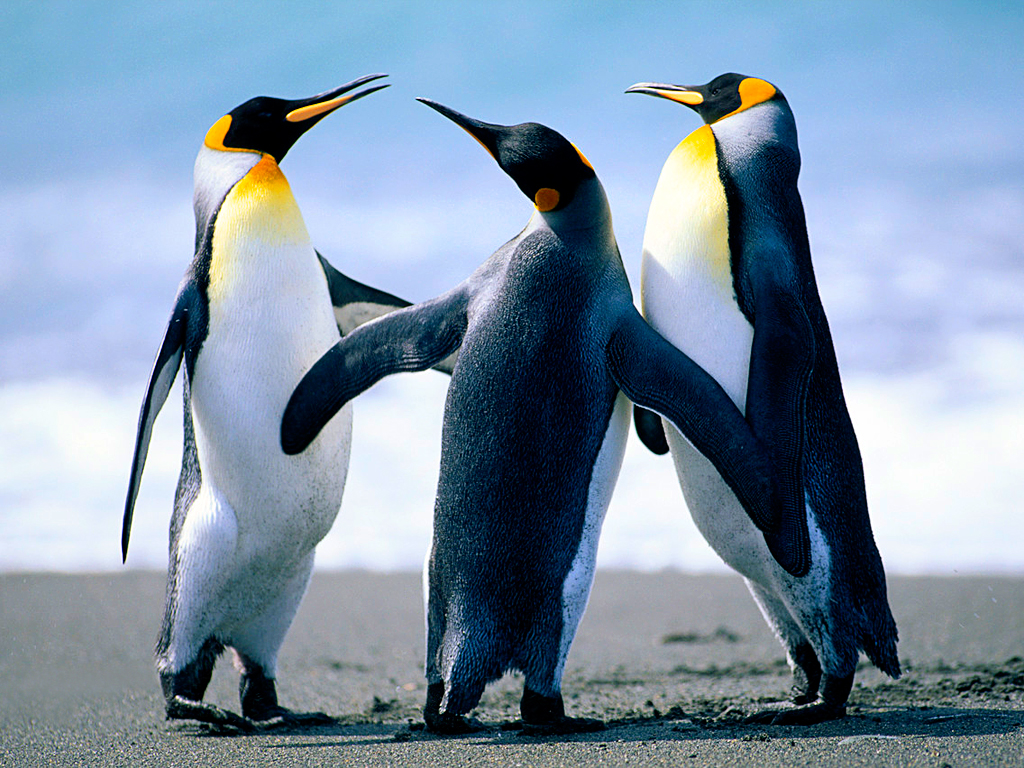
#> input picture resources/Images/Penguins.jpg, 1024 x 768 px, found by its file name
$ python drop_shadow.py
#> lines starting #> are read from the running program, lines starting #| are printed output that depends on the picture; after the words box and inside, x2 and y2 are one past the last pixel; in counts of white or black regions, pixels touching at a corner belong together
#> further down, im is the input picture: PIL image 1024x768 RGB; mean R, G, B 127.8, 148, 168.1
from PIL import Image,ImageFilter

def makeShadow(image, iterations, border, offset, backgroundColour, shadowColour):
    # image: base image to give a drop shadow
    # iterations: number of times to apply the blur filter to the shadow
    # border: border to give the image to leave space for the shadow
    # offset: offset of the shadow as [x,y]
    # backgroundCOlour: colour of the background
    # shadowColour: colour of the drop shadow

    #Calculate the size of the shadow's image
#> called with iterations = 5, border = 20, backgroundColour = 'white', shadowColour = 'black'
    fullWidth  = image.size[0] + abs(offset[0]) + 2*border
#> fullWidth = 1084
    fullHeight = image.size[1] + abs(offset[1]) + 2*border
#> fullHeight = 828

    #Create the shadow's image. Match the parent image's mode.
    shadow = Image.new(image.mode, (fullWidth, fullHeight), backgroundColour)
#> shadow: PIL image 1084x828 RGB; every value is 255

    # Place the shadow, with the required offset
    shadowLeft = border + max(offset[0], 0) #if <0, push the rest of the image right
    shadowTop  = border + max(offset[1], 0) #if <0, push the rest of the image down
    #Paste in the constant colour
    shadow.paste(shadowColour,
                [shadowLeft, shadowTop,
                 shadowLeft + image.size[0],
                 shadowTop  + image.size[1] ])
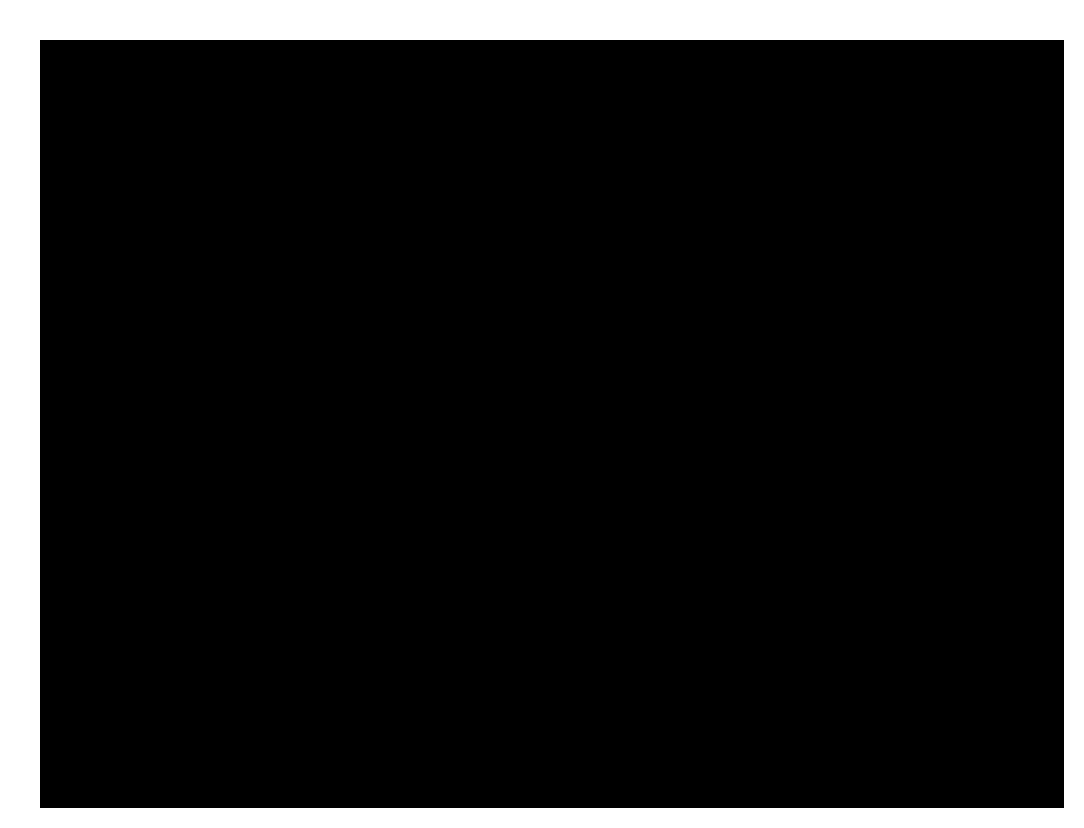
#> shadow: PIL image 1084x828 RGB; 12.4% white; 1 white region, box (x1, y1, x2, y2) and area: (0, 0, 1084, 828) 111120

    # Apply the BLUR filter repeatedly
    for i in range(iterations):
        shadow = shadow.filter(ImageFilter.BLUR)
#> this loop made 5 passes
#> pass 2, in makeShadow, `shadow = shadow.filter(ImageFilter.BLUR)`:
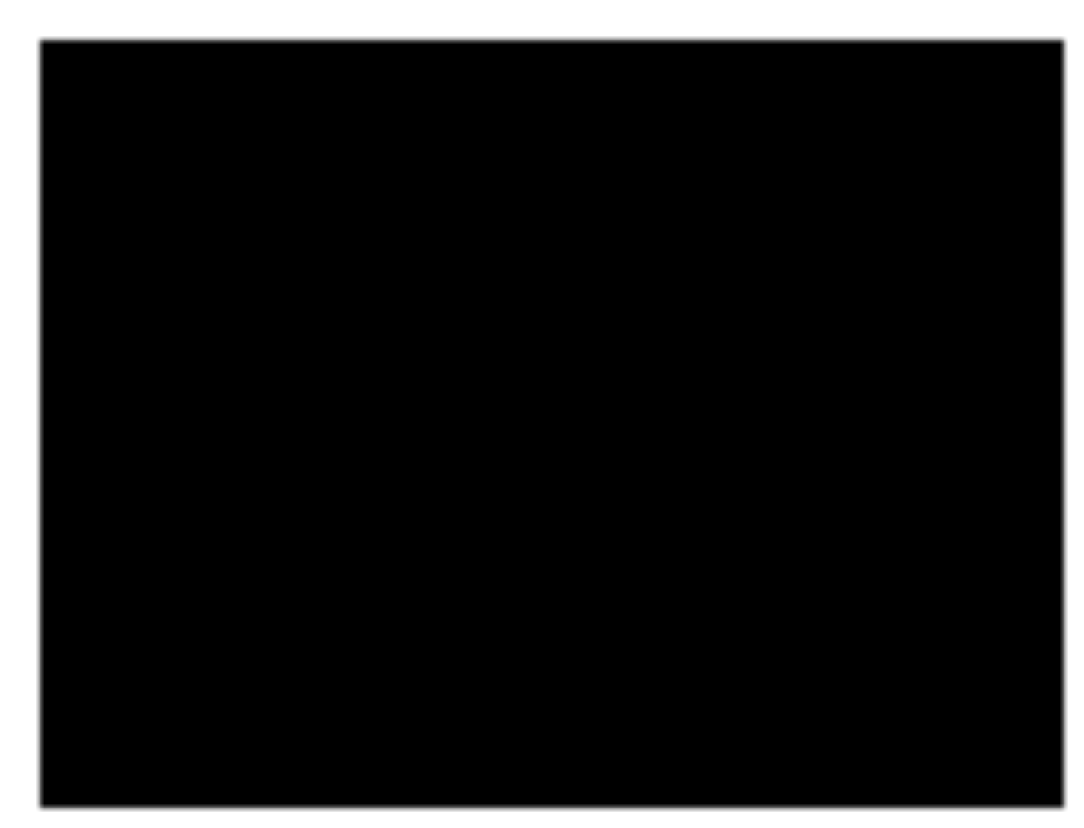
#> shadow: PIL image 1084x828 RGB; min 0, max 255, mean 31.6

    # Paste the original image on top of the shadow
    imgLeft = border - min(offset[0], 0) #if the shadow offset was <0, push right
    imgTop  = border - min(offset[1], 0) #if the shadow offset was <0, push down
    shadow.paste(image, (imgLeft, imgTop))
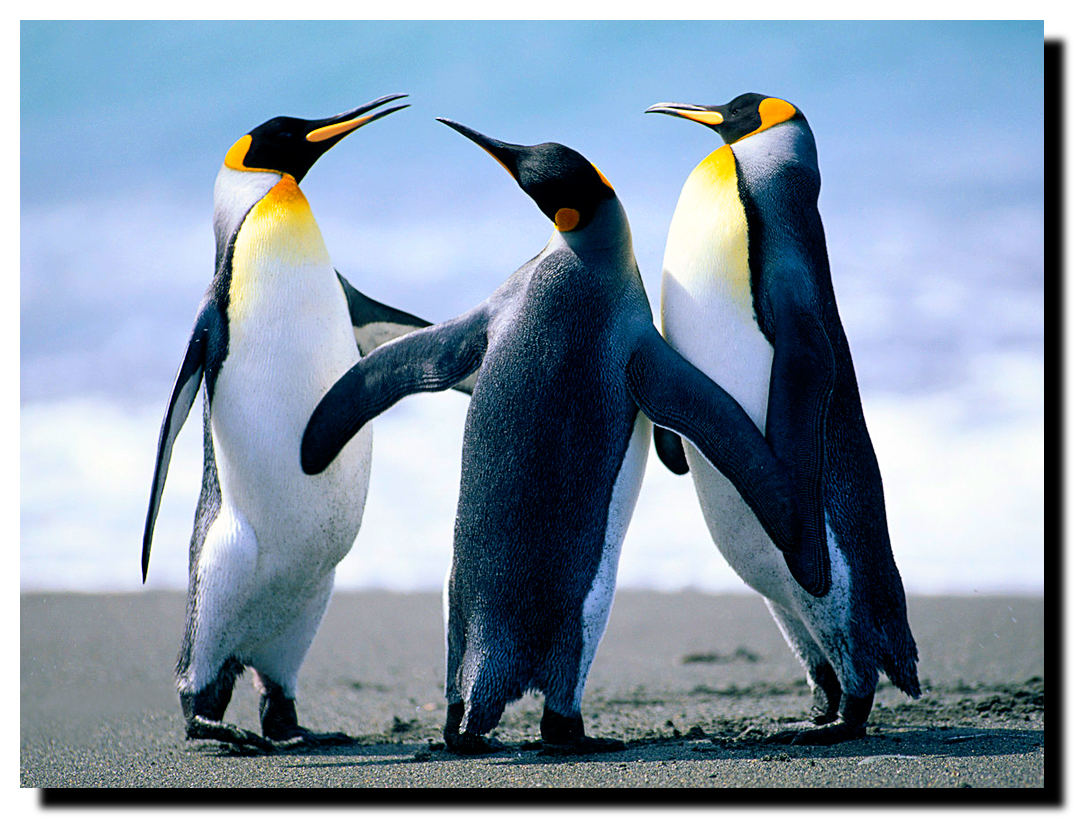
#> shadow: PIL image 1084x828 RGB; mean R, G, B 133.5, 151.2, 168.8

    return shadow

im = Image.open("C:\\Users\\Public\\Pictures\\Sample Pictures\\Penguins.jpg")
sh = makeShadow(im,5,20,[20,20],"white","black")
sh.show()

$ run again, with resources/Images/Desert.jpg copied over resources/Images/Penguins.jpg
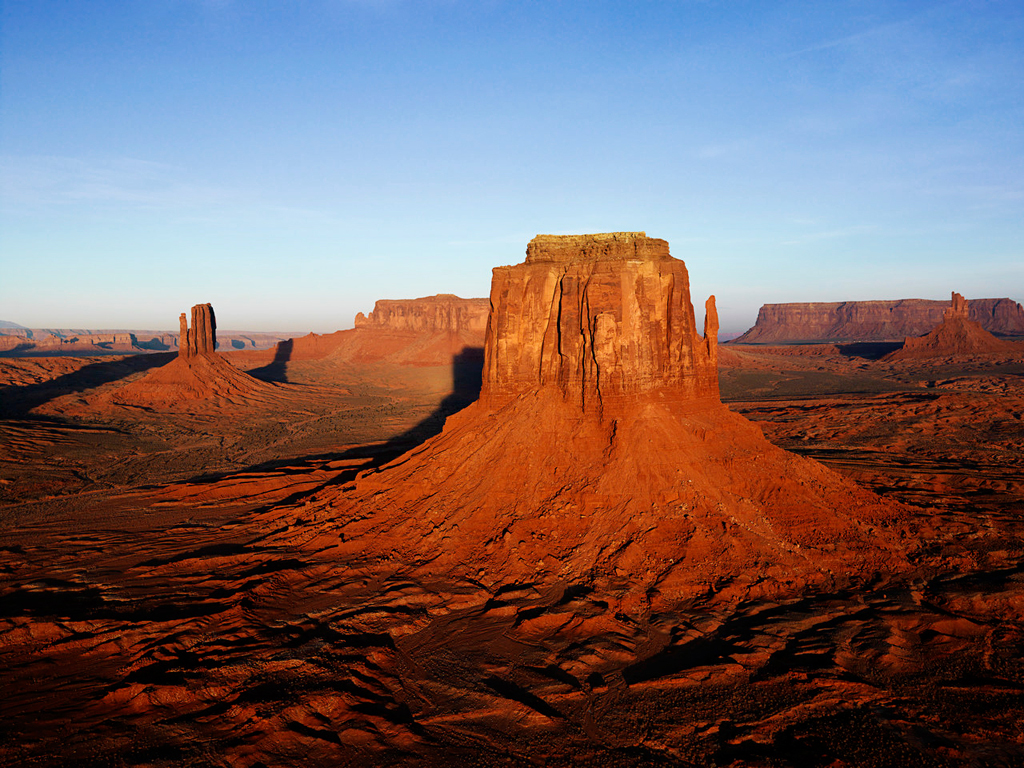
#> input picture resources/Images/Desert.jpg, 1024 x 768 px, found by its file name
#> im is the input picture: PIL image 1024x768 RGB; mean R, G, B 119.4, 99.2, 100.1
#> in makeShadow, `shadow.paste(image, (imgLeft, imgTop))`:
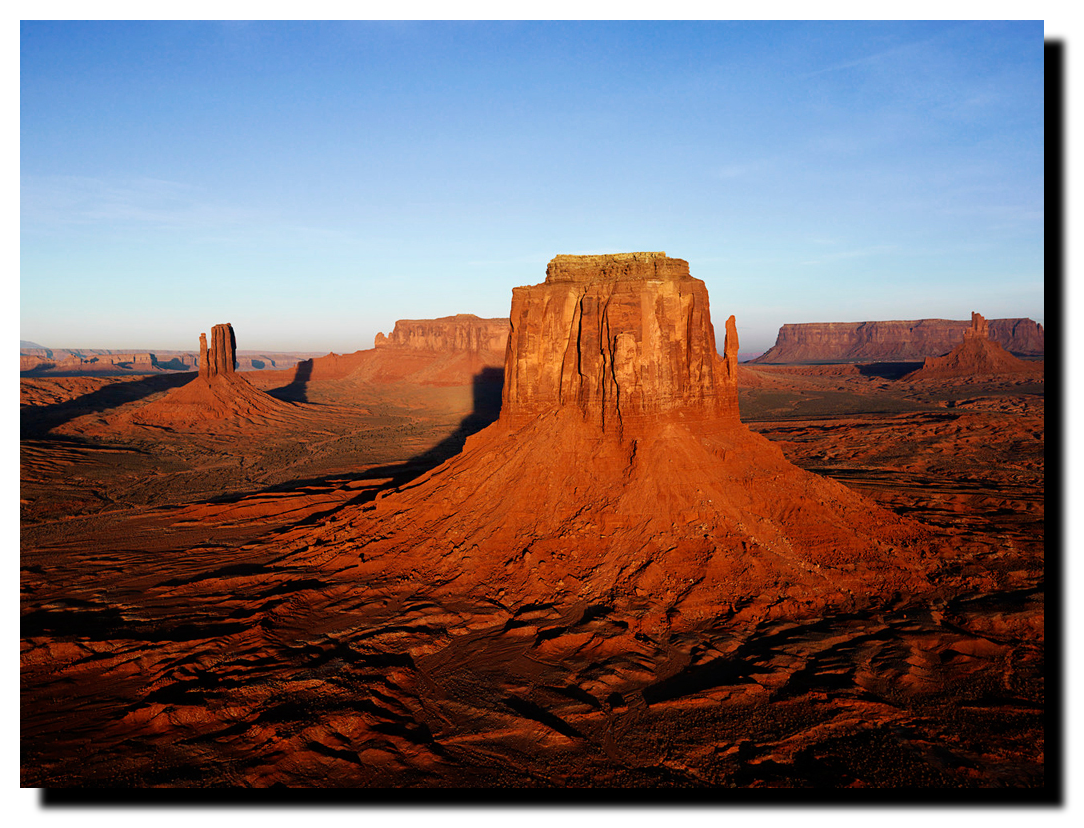
#> shadow: PIL image 1084x828 RGB; mean R, G, B 126.1, 108.4, 109.2
